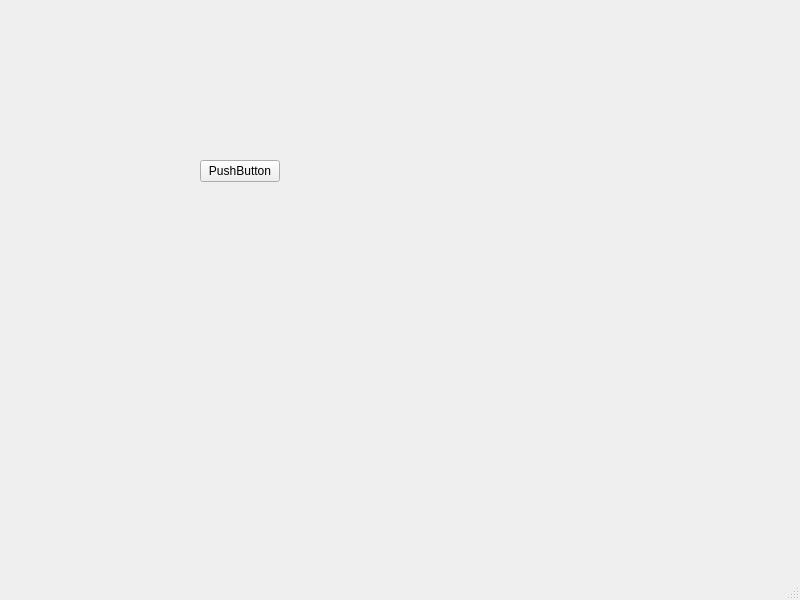
<?xml version="1.0" encoding="UTF-8"?>
<ui version="4.0">
 <class>MainWindow</class>
 <widget class="QMainWindow" name="MainWindow">
  <property name="geometry">
   <rect>
    <x>0</x>
    <y>0</y>
    <width>800</width>
    <height>600</height>
   </rect>
  </property>
  <property name="windowTitle">
   <string>MainWindow</string>
  </property>
  <widget class="QWidget" name="centralwidget">
   <widget class="QPushButton" name="pushButton">
    <property name="geometry">
     <rect>
      <x>200</x>
      <y>160</y>
      <width>80</width>
      <height>22</height>
     </rect>
    </property>
    <property name="text">
     <string>PushButton</string>
    </property>
   </widget>
  </widget>
  <widget class="QMenuBar" name="menubar">
   <property name="geometry">
    <rect>
     <x>0</x>
     <y>0</y>
     <width>800</width>
     <height>21</height>
    </rect>
   </property>
  </widget>
  <widget class="QStatusBar" name="statusbar"/>
 </widget>
 <resources/>
 <connections/>
</ui>
